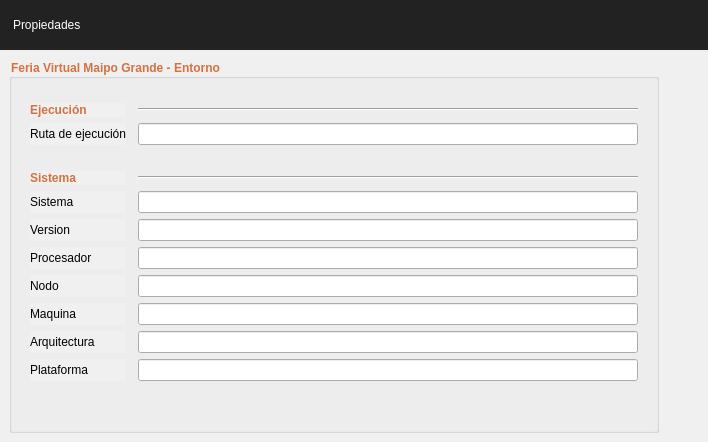
         <widget class="QWidget" name="propertiesModule">
          <layout class="QGridLayout" name="gridLayout_17">
           <property name="leftMargin">
            <number>0</number>
           </property>
           <property name="topMargin">
            <number>0</number>
           </property>
           <property name="rightMargin">
            <number>0</number>
           </property>
           <property name="bottomMargin">
            <number>0</number>
           </property>
           <property name="spacing">
            <number>0</number>
           </property>
           <item row="0" column="0">
            <widget class="QLabel" name="labelPropertiesModule">
             <property name="minimumSize">
              <size>
               <width>0</width>
               <height>50</height>
              </size>
             </property>
             <property name="maximumSize">
              <size>
               <width>16777215</width>
               <height>50</height>
              </size>
             </property>
             <property name="baseSize">
              <size>
               <width>0</width>
               <height>50</height>
              </size>
             </property>
             <property name="styleSheet">
              <string notr="true">QLabel{
	background-color: #222222;
	font : 77 17pt &quot;Microsoft JhengHei UI&quot; bold;
	color : #FFFFFF;
	border-radius : 0px;
	text-align : left;
	padding: 10px;
}
</string>
             </property>
             <property name="text">
              <string>Propiedades</string>
             </property>
            </widget>
           </item>
           <item row="1" column="0">
            <widget class="QFrame" name="framePropertiesContent">
             <property name="styleSheet">
              <string notr="true">QFrame {
	background-color : #F0F0F0;
}</string>
             </property>
             <property name="frameShape">
              <enum>QFrame::NoFrame</enum>
             </property>
             <property name="frameShadow">
              <enum>QFrame::Plain</enum>
             </property>
             <property name="lineWidth">
              <number>0</number>
             </property>
             <layout class="QGridLayout" name="gridLayout_29">
              <item row="0" column="0">
               <widget class="QGroupBox" name="groupBoxProperties">
                <property name="styleSheet">
                 <string notr="true">QGroupBox {

	font: 76 13pt &quot;Microsoft JhengHei UI&quot;;
	font-weight: bold;
	color: #D37242;
}

</string>
                </property>
                <property name="title">
                 <string>Feria Virtual Maipo Grande - Entorno</string>
                </property>
                <layout class="QGridLayout" name="gridLayout_22">
                 <property name="leftMargin">
                  <number>18</number>
                 </property>
                 <property name="rightMargin">
                  <number>18</number>
                 </property>
                 <item row="5" column="2">
                  <widget class="QLineEdit" name="lineEditSystem">
                   <property name="minimumSize">
                    <size>
                     <width>500</width>
                     <height>0</height>
                    </size>
                   </property>
                   <property name="maximumSize">
                    <size>
                     <width>500</width>
                     <height>16777215</height>
                    </size>
                   </property>
                   <property name="styleSheet">
                    <string notr="true">QLineEdit {
	font: 25 11pt &quot;Microsoft YaHei UI Light&quot;;
}</string>
                   </property>
                  </widget>
                 </item>
                 <item row="9" column="2">
                  <widget class="QLineEdit" name="lineEditMachine">
                   <property name="minimumSize">
                    <size>
                     <width>500</width>
                     <height>0</height>
                    </size>
                   </property>
                   <property name="maximumSize">
                    <size>
                     <width>500</width>
                     <height>16777215</height>
                    </size>
                   </property>
                   <property name="styleSheet">
                    <string notr="true">QLineEdit {
	font: 25 11pt &quot;Microsoft YaHei UI Light&quot;;
}</string>
                   </property>
                  </widget>
                 </item>
                 <item row="10" column="0">
                  <widget class="QLabel" name="labelArchitecture">
                   <property name="styleSheet">
                    <string notr="true">QLabel {
	font: 25 11pt &quot;Microsoft YaHei UI Light&quot;;
}</string>
                   </property>
                   <property name="text">
                    <string>Arquitectura</string>
                   </property>
                  </widget>
                 </item>
                 <item row="10" column="2">
                  <widget class="QLineEdit" name="lineEditArchitecture">
                   <property name="minimumSize">
                    <size>
                     <width>500</width>
                     <height>0</height>
                    </size>
                   </property>
                   <property name="maximumSize">
                    <size>
                     <width>500</width>
                     <height>16777215</height>
                    </size>
                   </property>
                   <property name="styleSheet">
                    <string notr="true">QLineEdit {
	font: 25 11pt &quot;Microsoft YaHei UI Light&quot;;
}</string>
                   </property>
                  </widget>
                 </item>
                 <item row="4" column="2">
                  <widget class="Line" name="line_2">
                   <property name="orientation">
                    <enum>Qt::Horizontal</enum>
                   </property>
                  </widget>
                 </item>
                 <item row="5" column="0">
                  <widget class="QLabel" name="labelSystem">
                   <property name="styleSheet">
                    <string notr="true">QLabel {
	font: 25 11pt &quot;Microsoft YaHei UI Light&quot;;
}</string>
                   </property>
                   <property name="text">
                    <string>Sistema</string>
                   </property>
                  </widget>
                 </item>
                 <item row="7" column="0">
                  <widget class="QLabel" name="labelProcessor">
                   <property name="styleSheet">
                    <string notr="true">QLabel {
	font: 25 11pt &quot;Microsoft YaHei UI Light&quot;;
}</string>
                   </property>
                   <property name="text">
                    <string>Procesador</string>
                   </property>
                  </widget>
                 </item>
                 <item row="2" column="2">
                  <widget class="QLineEdit" name="lineEditExecutionPath">
                   <property name="minimumSize">
                    <size>
                     <width>500</width>
                     <height>0</height>
                    </size>
                   </property>
                   <property name="maximumSize">
                    <size>
                     <width>500</width>
                     <height>16777215</height>
                    </size>
                   </property>
                   <property name="styleSheet">
                    <string notr="true">QLineEdit {
	font: 25 11pt &quot;Microsoft YaHei UI Light&quot;;
}</string>
                   </property>
                  </widget>
                 </item>
                 <item row="6" column="0">
                  <widget class="QLabel" name="labelSystemVersion">
                   <property name="styleSheet">
                    <string notr="true">QLabel {
	font: 25 11pt &quot;Microsoft YaHei UI Light&quot;;
}</string>
                   </property>
                   <property name="text">
                    <string>Version</string>
                   </property>
                  </widget>
                 </item>
                 <item row="1" column="2">
                  <widget class="Line" name="line">
                   <property name="orientation">
                    <enum>Qt::Horizontal</enum>
                   </property>
                  </widget>
                 </item>
                 <item row="12" column="0" colspan="3">
                  <spacer name="verticalSpacer_15">
                   <property name="orientation">
                    <enum>Qt::Vertical</enum>
                   </property>
                   <property name="sizeHint" stdset="0">
                    <size>
                     <width>20</width>
                     <height>40</height>
                    </size>
                   </property>
                  </spacer>
                 </item>
                 <item row="9" column="0">
                  <widget class="QLabel" name="labelMachine">
                   <property name="styleSheet">
                    <string notr="true">QLabel {
	font: 25 11pt &quot;Microsoft YaHei UI Light&quot;;
}</string>
                   </property>
                   <property name="text">
                    <string>Maquina</string>
                   </property>
                  </widget>
                 </item>
                 <item row="3" column="0" colspan="3">
                  <spacer name="horizontalSpacer_6">
                   <property name="orientation">
                    <enum>Qt::Horizontal</enum>
                   </property>
                   <property name="sizeHint" stdset="0">
                    <size>
                     <width>40</width>
                     <height>20</height>
                    </size>
                   </property>
                  </spacer>
                 </item>
                 <item row="1" column="0">
                  <widget class="QLabel" name="labelTitleExecution">
                   <property name="styleSheet">
                    <string notr="true">QLabel {

	font: 76 13pt &quot;Microsoft JhengHei UI&quot;;
	font-weight: bold;
	color: #D37242;
}

</string>
                   </property>
                   <property name="text">
                    <string>Ejecución</string>
                   </property>
                  </widget>
                 </item>
                 <item row="7" column="2">
                  <widget class="QLineEdit" name="lineEditProcessor">
                   <property name="minimumSize">
                    <size>
                     <width>500</width>
                     <height>0</height>
                    </size>
                   </property>
                   <property name="maximumSize">
                    <size>
                     <width>500</width>
                     <height>16777215</height>
                    </size>
                   </property>
                   <property name="styleSheet">
                    <string notr="true">QLineEdit {
	font: 25 11pt &quot;Microsoft YaHei UI Light&quot;;
}</string>
                   </property>
                  </widget>
                 </item>
                 <item row="11" column="2">
                  <widget class="QLineEdit" name="lineEditPlatform">
                   <property name="minimumSize">
                    <size>
                     <width>500</width>
                     <height>0</height>
                    </size>
                   </property>
                   <property name="maximumSize">
                    <size>
                     <width>500</width>
                     <height>16777215</height>
                    </size>
                   </property>
                   <property name="styleSheet">
                    <string notr="true">QLineEdit {
	font: 25 11pt &quot;Microsoft YaHei UI Light&quot;;
}</string>
                   </property>
                  </widget>
                 </item>
                 <item row="6" column="2">
                  <widget class="QLineEdit" name="lineEditSystemVersion">
                   <property name="minimumSize">
                    <size>
                     <width>500</width>
                     <height>0</height>
                    </size>
                   </property>
                   <property name="maximumSize">
                    <size>
                     <width>500</width>
                     <height>16777215</height>
                    </size>
                   </property>
                   <property name="styleSheet">
                    <string notr="true">QLineEdit {
	font: 25 11pt &quot;Microsoft YaHei UI Light&quot;;
}</string>
                   </property>
                  </widget>
                 </item>
                 <item row="8" column="0">
                  <widget class="QLabel" name="labelNode">
                   <property name="styleSheet">
                    <string notr="true">QLabel {
	font: 25 11pt &quot;Microsoft YaHei UI Light&quot;;
}</string>
                   </property>
                   <property name="text">
                    <string>Nodo</string>
                   </property>
                  </widget>
                 </item>
                 <item row="0" column="0" colspan="3">
                  <spacer name="verticalSpacer_10">
                   <property name="orientation">
                    <enum>Qt::Vertical</enum>
                   </property>
                   <property name="sizeType">
                    <enum>QSizePolicy::Fixed</enum>
                   </property>
                   <property name="sizeHint" stdset="0">
                    <size>
                     <width>20</width>
                     <height>15</height>
                    </size>
                   </property>
                  </spacer>
                 </item>
                 <item row="11" column="0">
                  <widget class="QLabel" name="labelPlatform">
                   <property name="styleSheet">
                    <string notr="true">QLabel {
	font: 25 11pt &quot;Microsoft YaHei UI Light&quot;;
}</string>
                   </property>
                   <property name="text">
                    <string>Plataforma</string>
                   </property>
                  </widget>
                 </item>
                 <item row="8" column="2">
                  <widget class="QLineEdit" name="lineEditNode">
                   <property name="minimumSize">
                    <size>
                     <width>500</width>
                     <height>0</height>
                    </size>
                   </property>
                   <property name="maximumSize">
                    <size>
                     <width>500</width>
                     <height>16777215</height>
                    </size>
                   </property>
                   <property name="styleSheet">
                    <string notr="true">QLineEdit {
	font: 25 11pt &quot;Microsoft YaHei UI Light&quot;;
}</string>
                   </property>
                  </widget>
                 </item>
                 <item row="2" column="0">
                  <widget class="QLabel" name="labeExecutionPath">
                   <property name="styleSheet">
                    <string notr="true">QLabel {
	font: 25 11pt &quot;Microsoft YaHei UI Light&quot;;
}</string>
                   </property>
                   <property name="text">
                    <string>Ruta de ejecución</string>
                   </property>
                  </widget>
                 </item>
                 <item row="4" column="0">
                  <widget class="QLabel" name="labelTitleSystem">
                   <property name="styleSheet">
                    <string notr="true">QLabel {

	font: 76 13pt &quot;Microsoft JhengHei UI&quot;;
	font-weight: bold;
	color: #D37242;
}

</string>
                   </property>
                   <property name="text">
                    <string>Sistema</string>
                   </property>
                  </widget>
                 </item>
                </layout>
               </widget>
              </item>
              <item row="0" column="1">
               <spacer name="horizontalSpacer_7">
                <property name="orientation">
                 <enum>Qt::Horizontal</enum>
                </property>
                <property name="sizeHint" stdset="0">
                 <size>
                  <width>40</width>
                  <height>20</height>
                 </size>
                </property>
               </spacer>
              </item>
             </layout>
            </widget>
           </item>
          </layout>
         </widget>
